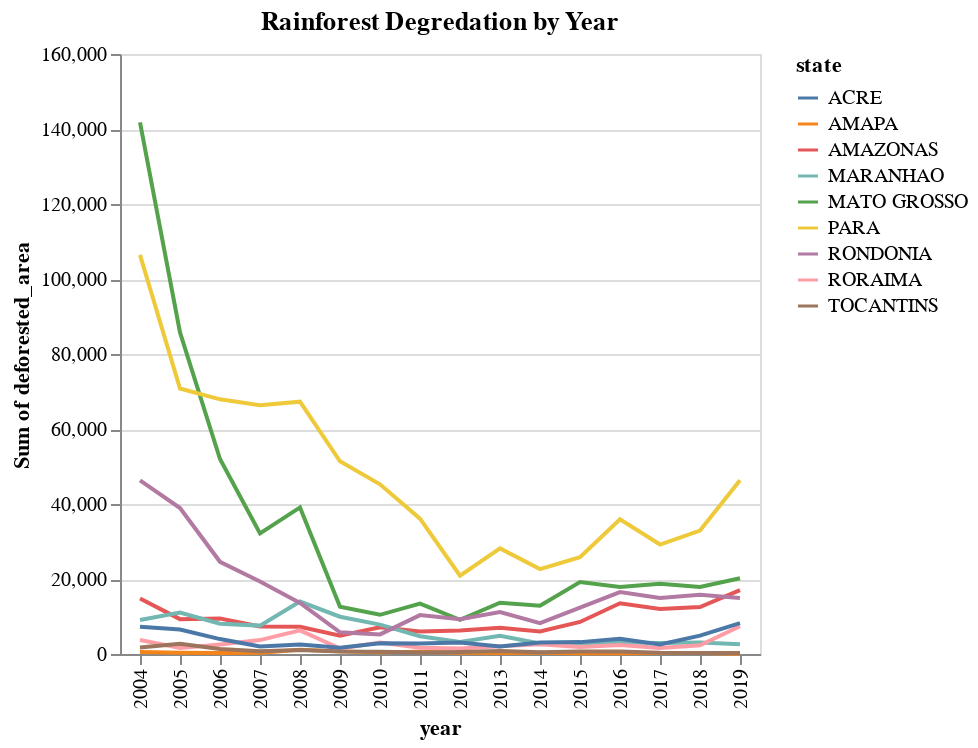

Notebook source saved alongside this figure:
### Code cell
alt.Chart(df).mark_line().encode(
    alt.X('year:N',
    ),
    y='sum(deforested_area):Q',
    color = 'state'
).properties(
    title='Rainforest Degredation by Year'
)

### Figure 1 — Vega-Lite specification as saved in the notebook (floating-point values rounded to 4 significant figures; data arrays with more than 128 entries replaced by an {"elided": "..."} marker saying what was removed)
{"config": {"view": {"continuousWidth": 400, "continuousHeight": 300}}, "data": {"name": "data-f658856bddbbd44a2686d8bb6f68c4cd"}, "mark": "line", "encoding": {"color": {"type": "nominal", "field": "state"}, "x": {"type": "nominal", "field": "year"}, "y": {"type": "quantitative", "aggregate": "sum", "field": "deforested_area"}}, "title": "Rainforest Degredation by Year", "$schema": "https://vega.github.io/schema/vega-lite/v4.8.1.json", "datasets": {"data-f658856bddbbd44a2686d8bb6f68c4cd": {"elided": "1649 records"}}}
